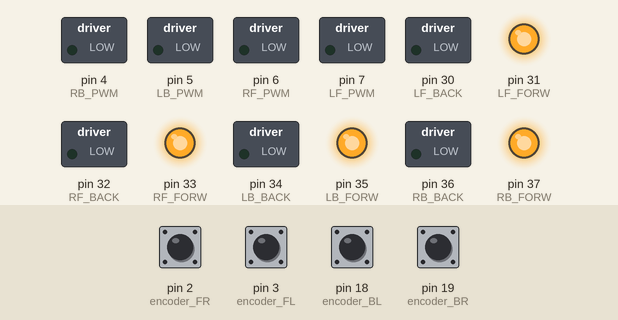
Simulated run of this sketch. Board: Arduino Mega 2560, built with avr-gcc and run on an emulated ATmega2560. Parts: switched loads named in the sketch (green lamp = pin HIGH), output pins drawn as LEDs (lit = HIGH). The inputs (shaded band) are chosen by the test bench; at power-on: pin 2 (encoder_FR), pin 3 (encoder_FL), pin 18 (encoder_BL), pin 19 (encoder_BR) HIGH. The ROS host is connected and sends only what is stated.

Above: at 1.2 s.
1.3 s: pin 2 (encoder_FR) pulsed LOW 2 times (0.12 s each, 0.3 s apart)
At 2.1 s:
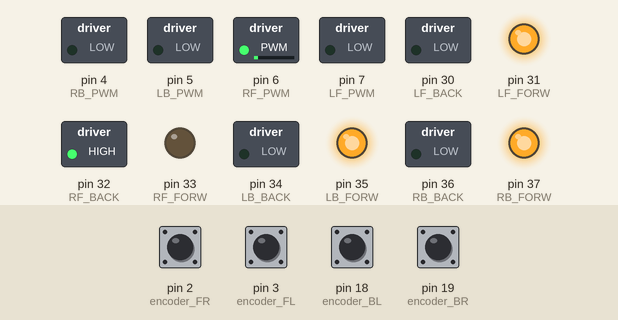
3.4 s: pin 3 (encoder_FL) pulsed LOW 5 times (0.12 s each, 0.3 s apart)
At 6.1 s:
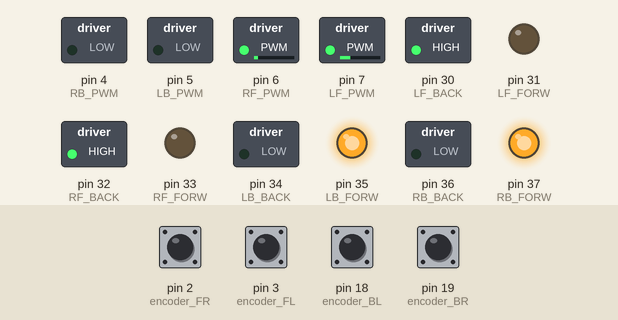
Timing chart, 0 to 7.6 s (numbered marks = the images above; inputs shaded):
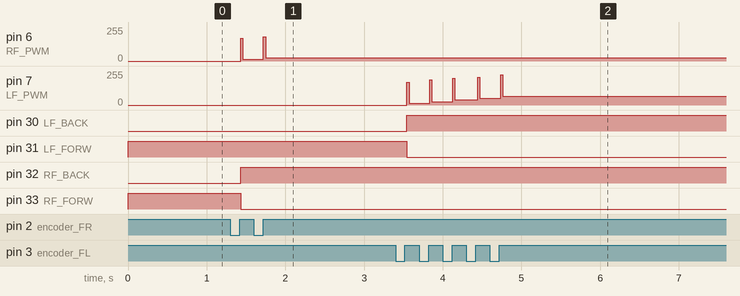

Measured:
- after the input at 1.3 s, pin 6 (RF_PWM): 0/255 → 12/255 after 0.13 s, → 25/255 0.29 s later; pin 32 (RF_BACK): LOW → HIGH after 0.13 s; pin 33 (RF_FORW): HIGH → LOW after 0.13 s
- after the input at 3.4 s, pin 7 (LF_PWM): ramps from 12/255 to 227/255 and jumps back, once every 0.29 s; pin 30 (LF_BACK): LOW → HIGH after 0.15 s; pin 31 (LF_FORW): HIGH → LOW after 0.15 s

The sketch:

arduino_ros.ino
```cpp
#include <ros.h>
#include <std_msgs/Int32.h>
#include <std_msgs/Float32.h>
#include <geometry_msgs/Twist.h>
#include <PID_v1.h>

#include <std_msgs/Int16MultiArray.h>
#include <std_msgs/Int64MultiArray.h>
#include <std_msgs/Float64MultiArray.h>
#include <std_msgs/Float32MultiArray.h>
#include <std_msgs/Int16.h>

// Initialize PID paramaters

double Setpoint_fl, Input_fl, Output_fl;
double Setpoint_fr, Input_fr, Output_fr;
double Setpoint_bl, Input_bl, Output_bl;
double Setpoint_br, Input_br, Output_br;

double aggKp=450, aggKi=1800, aggKd=0;

PID myPID_fl(&Input_fl, &Output_fl, &Setpoint_fl, aggKp, aggKi, aggKd, DIRECT);
PID myPID_fr(&Input_fr, &Output_fr, &Setpoint_fr, aggKp, aggKi, aggKd, DIRECT);
PID myPID_bl(&Input_bl, &Output_bl, &Setpoint_bl, aggKp, aggKi, aggKd, DIRECT);
PID myPID_br(&Input_br, &Output_br, &Setpoint_br, aggKp, aggKi, aggKd, DIRECT);

const int encoder_FL = 3; // forward left interrupt
const int encoder_FR = 2; // forward right interrupt
const int encoder_BL = 18; // backward left interrupt
const int encoder_BR = 19; // backward right interrupt

long long int count_FL = 0;
long long int count_FR = 0;
long long int count_BL = 0;
long long int count_BR = 0;

const int LF_PWM = 7; //blue color wire
const int RF_PWM = 6; // green color wire
const int LB_PWM = 5;
const int RB_PWM = 4;

const int LF_BACK = 30; //purple color wire
const int LF_FORW = 31;

const int RF_BACK = 32;
const int RF_FORW = 33; // black color wire


const int LB_BACK = 34;
const int LB_FORW = 35;

const int RB_BACK = 36;
const int RB_FORW = 37;
bool wtf;

// encoder code for the interrupt
void counter_FL(){

  if(Setpoint_fl>=0){
    count_FL++;
    }
  else{
    count_FL--;
  }


}


void counter_FR(){
  if(Setpoint_fr>=0){
  count_FR++;
  }
  else{
    count_FR--;
  }

}

void counter_BL(){
  if(Setpoint_bl>=0){
    count_BL++;
  }
  else{
    count_BL--;

  }
}

void counter_BR(){
  if(Setpoint_br>=0){
    count_BR++;
  }
  else{
    count_BR--;
  }
}

// Initialize ROS paramaters


ros::NodeHandle nh;


std_msgs::Int64MultiArray enc_ticks;
std_msgs::Float64MultiArray vel_wheels;
ros::Publisher enc_ticks_pub("encoder_ticks", &enc_ticks);
//ros::Publisher vel_pub("velocity_wheels", &vel_wheels);


//set pid callback

void onPid_cb(const std_msgs::Int16MultiArray& cmd_msg)
{
    int p = cmd_msg.data[0];
    int i = cmd_msg.data[1];
    int d = cmd_msg.data[2];
    myPID_fl.SetTunings(p, i, d);
    myPID_fr.SetTunings(p, i, d);
    myPID_bl.SetTunings(p, i, d);
    myPID_br.SetTunings(p, i, d);
}

// Cmd_vel Callback
// Sets the setpoints of the pid for each wheel

void onTwist(const std_msgs::Float32MultiArray& msg)
{

  float left_speed = msg.data[0];
  float right_speed = msg.data[1];
  Setpoint_fl = left_speed;
  Setpoint_fr = right_speed;
  Setpoint_bl = left_speed;
  Setpoint_br = right_speed;
  if(Setpoint_fl==0 && Setpoint_fr==0 && Setpoint_bl==0 &&Setpoint_br==0){
    wtf=true;
    }
  else{
    wtf = false;
    }

}

ros::Subscriber<std_msgs::Float32MultiArray> cmd_sub("set_vel", &onTwist);

ros::Subscriber<std_msgs::Int16MultiArray> pid_sub("pid_set", &onPid_cb);

// Move any motor function with speed_pwm value and pin numbers

void Move_motor(int speed_pwm,const uint8_t pwm,const uint8_t forw,const uint8_t back)
{
  if(speed_pwm >= 0)
  {
    digitalWrite(forw, HIGH);
    digitalWrite(back, LOW);
    analogWrite(pwm, abs(speed_pwm));
  }
  else if(speed_pwm < 0)
  {
    digitalWrite(forw, LOW);
    digitalWrite(back, HIGH);
    analogWrite(pwm, abs(speed_pwm));
  }
}

void setpins()
{
  pinMode(LF_FORW,OUTPUT);
  pinMode(LF_BACK,OUTPUT);
  pinMode(RF_FORW,OUTPUT);
  pinMode(RF_BACK,OUTPUT);
  pinMode(LF_PWM,OUTPUT);
  pinMode(RF_PWM,OUTPUT);
  pinMode(LB_FORW,OUTPUT);
  pinMode(LB_BACK,OUTPUT);
  pinMode(RB_FORW,OUTPUT);
  pinMode(RB_BACK,OUTPUT);
  pinMode(LB_PWM,OUTPUT);
  pinMode(RB_PWM,OUTPUT);
  digitalWrite(LF_FORW, HIGH);
  digitalWrite(LF_BACK, LOW);
  digitalWrite(RF_FORW, HIGH);
  digitalWrite(RF_BACK, LOW);
  digitalWrite(LB_FORW, HIGH);
  digitalWrite(LB_BACK, LOW);
  digitalWrite(RB_FORW, HIGH);
  digitalWrite(RB_BACK, LOW);
}

//void reset Integral error when we stop
void reset_pid_Ki()
{
  myPID_fl.SetMode(MANUAL);
  myPID_fr.SetMode(MANUAL);
  myPID_bl.SetMode(MANUAL);
  myPID_br.SetMode(MANUAL);
  Output_fl=0;
  Output_fr=0;
  Output_bl=0;
  Output_br=0;

  myPID_fl.SetMode(AUTOMATIC);
  myPID_fr.SetMode(AUTOMATIC);
  myPID_bl.SetMode(AUTOMATIC);
  myPID_br.SetMode(AUTOMATIC);


}

void setup() {

  // 115200 baud rate
  nh.getHardware()->setBaud(115200);

  // Pid setup

  myPID_fl.SetOutputLimits(-255, 255);
  myPID_fr.SetOutputLimits(-255, 255);
  myPID_bl.SetOutputLimits(-255, 255);
  myPID_br.SetOutputLimits(-255, 255);

  myPID_fl.SetMode(AUTOMATIC);
  myPID_fr.SetMode(AUTOMATIC);
  myPID_bl.SetMode(AUTOMATIC);
  myPID_br.SetMode(AUTOMATIC);

  myPID_fl.SetSampleTime(20);
  myPID_fr.SetSampleTime(20);
  myPID_bl.SetSampleTime(20);
  myPID_br.SetSampleTime(20);


  // setup pins and fix encoders
  setpins();
  attachInterrupt(digitalPinToInterrupt (encoder_FL), counter_FL, RISING);
  attachInterrupt(digitalPinToInterrupt (encoder_FR), counter_FR, RISING);
  attachInterrupt(digitalPinToInterrupt (encoder_BL), counter_BL, RISING);
  attachInterrupt(digitalPinToInterrupt (encoder_BR), counter_BR, RISING);

  // ros node setup

  nh.initNode();

  //encoder ticks array initialiazation
  char dim0_label[] = "encoder_ticks";
  enc_ticks.layout.dim = (std_msgs::MultiArrayDimension *) malloc(sizeof(std_msgs::MultiArrayDimension) * 2);
  enc_ticks.layout.dim[0].label = dim0_label;
  enc_ticks.layout.dim[0].size = 4;
  enc_ticks.layout.dim[0].stride = 1*4;
  enc_ticks.data = (long long int *)malloc(sizeof(long long int)*4);
  enc_ticks.layout.dim_length = 0;
  enc_ticks.data_length = 4;

  // vel array initialization
  //char dim1_label[] = "velocity_wheels";
  //vel_wheels.layout.dim = (std_msgs::MultiArrayDimension *) malloc(sizeof(std_msgs::MultiArrayDimension) * 2);
  //vel_wheels.layout.dim[0].label = dim1_label;
  //vel_wheels.layout.dim[0].size = 4;
  //vel_wheels.layout.dim[0].stride = 1*4;
  //vel_wheels.data = (float *)malloc(sizeof(float)*4);
  //vel_wheels.layout.dim_length = 0;
  //vel_wheels.data_length = 4;

  nh.advertise(enc_ticks_pub);
  //nh.advertise(vel_pub);
  nh.subscribe(cmd_sub);
  nh.subscribe(pid_sub);


}

// Initialize starting loop paramaters for calculating velocity and time

unsigned long prev = 0;
long long old_ct1=0;
long long old_ct2=0;
long long old_ct3=0;
long long old_ct4=0;

float ticks_per_meter = 106.103;

void loop() {

  // count encoder ticks
  long long ct1 = count_FL;
  long long ct2 = count_FR;
  long long ct3 = count_BL;
  long long ct4 = count_BR;

  enc_ticks.data[0]=ct1;
  enc_ticks.data[1]=ct2;
  enc_ticks.data[2]=ct3;
  enc_ticks.data[3]=ct4;
  // Publish encoder ticks to calculate odom on Jetson Nano side
  enc_ticks_pub.publish(&enc_ticks);


 // calculate time and current velocity

  unsigned long now = millis();
  Input_fl = (float(ct1 - old_ct1) / ticks_per_meter) / ((now - prev) / 1000.0);
  Input_fr = (float(ct2 - old_ct2) / ticks_per_meter) / ((now - prev) / 1000.0);
  Input_bl = (float(ct3 - old_ct3) / ticks_per_meter) / ((now - prev) / 1000.0);
  Input_br = (float(ct4 - old_ct4) / ticks_per_meter) / ((now - prev) / 1000.0);
  //vel_wheels.data[0] = Input_fl;
  //vel_wheels.data[1] = Input_fr;
  //vel_wheels.data[2] = Input_bl;
  //vel_wheels.data[3] = Input_br;
  //vel_pub.publish(&vel_wheels);
  // Compute  Pid
  myPID_fl.Compute();
  myPID_fr.Compute();
  myPID_bl.Compute();
  myPID_br.Compute();


  if(wtf){
    reset_pid_Ki();
  }

  // Move the motors with the output of the pid

  Move_motor(Output_fl,LF_PWM,LF_FORW,LF_BACK);
  Move_motor(Output_fr,RF_PWM,RF_FORW,RF_BACK);
  Move_motor(Output_bl,LB_PWM,LB_FORW,LB_BACK);
  Move_motor(Output_br,RB_PWM,RB_FORW,RB_BACK);

  // spin the ros node

  nh.spinOnce();
  // take the old encoder ticks and time for calculating velocity
  old_ct1 = ct1;
  old_ct2 = ct2;
  old_ct3 = ct3;
  old_ct4 = ct4;

  prev = now;

  delay(25);

}
```
